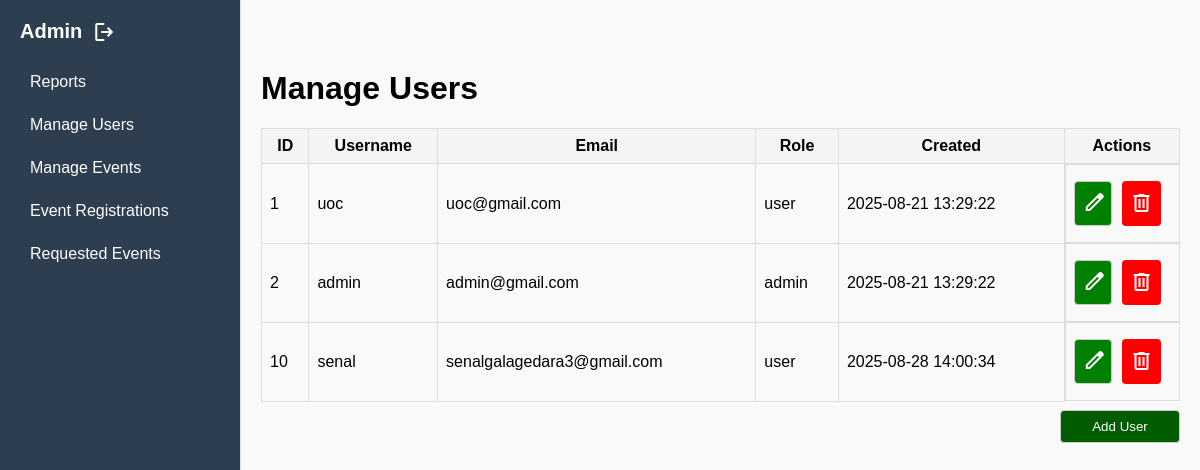
Screenshot of /admin.php?action=users (signed in) with the database file from the repository.
### tables this page shows
CREATE TABLE `users` (
  `id` int(11) NOT NULL,
  `username` varchar(50) NOT NULL,
  `password_hash` char(64) NOT NULL,
  `role` enum('admin','user') NOT NULL DEFAULT 'user',
  `created_at` timestamp NOT NULL DEFAULT current_timestamp(),
  `email` varchar(100) NOT NULL
);

### admin.php (the view, shortened to what this page needs)
<?php
require_once 'config.php';
$action = $_GET['action'] ?? 'reports';
$users = [];
$reports = [];
if ($action === "users") {
  $res = $conn->query("SELECT * FROM users ORDER BY id ASC");
  while ($row = $res->fetch_assoc()) $users[] = $row;
}
?>
<!DOCTYPE html>
<html>
<head>
  <link rel="stylesheet" href="styles/admin.css">
</head>
<body>
  <div class="admin-container">
    <div class="sidebar">
      <div style="display: flex; ">
        <h2 style="color:white;">Admin</h2>
        <a href="logout.php" class="logout" style="margin-top: -10px;">
          <span class="material-symbols-outlined">logout</span>
        </a>
      </div>
      <a class="hov <?= ($action === 'reports' ? 'active' : '') ?>" href="?action=reports">Reports</a>
      <a class="hov <?= ($action === 'users' ? 'active' : '') ?>" href="?action=users">Manage Users</a>
      <a class="hov <?= ($action === 'events' ? 'active' : '') ?>" href="?action=events">Manage Events</a>
      <a class="hov <?= ($action === 'event_registrations' ? 'active' : '') ?>" href="?action=event_registrations">Event Registrations</a>
      <a class="hov <?= ($action === 'requested_events' ? 'active' : '') ?>" href="?action=requested_events">Requested Events</a>
    </div>
    <div class="content">
      <?php if ($action === "reports"): ?>
        <h1>Event Reports</h1>
        <table>
          <tr>
            <th>ID</th>
            <th>Event</th>
            <th>Type</th>
            <th>Total Registrations</th>
          </tr>
          <?php foreach ($reports as $r): ?>
            <tr>
              <td><?= $r['id'] ?></td>
              <td><?= htmlspecialchars($r['title']) ?></td>
              <td><span class="type-badge type-<?= $r['type'] ?>"><?= ucfirst($r['type']) ?></span></td>
              <td><?= $r['total'] ?></td>
            </tr>
          <?php endforeach; ?>
          <?php if (count($reports) === 0): ?><tr><td colspan="4">No data</td></tr><?php endif; ?>
        </table>
      <?php elseif ($action === "users"): ?>
        <h1>Manage Users</h1>
        <table>
          <tr>
            <th>ID</th>
            <th>Username</th>
            <th>Email</th>
            <th>Role</th>
            <th>Created</th>
            <th>Actions</th>
          </tr>
          <?php foreach ($users as $u): ?>
            <tr>
              <td><?= $u['id'] ?></td>
              <td><?= htmlspecialchars($u['username']) ?></td>
              <td><?= htmlspecialchars($u['email']) ?></td>
              <td><?= $u['role'] ?></td>
              <td><?= $u['created_at'] ?></td>
              <td style="display: flex;">
                <button style="width: 40%; background-color:green; color:white; cursor:pointer;" onclick="document.getElementById('editUser<?= $u['id'] ?>').style.display='flex'"><span class="material-symbols-outlined">edit</span></button>
                <a style="width: 40%; background-color:red; color:white; margin:8px auto; text-align:center; border-radius: 4px;" href="?action=delete_user&id=<?= $u['id'] ?>" onclick="return confirm('Delete?')"><span class="material-symbols-outlined" style="margin-top: 10px;">delete</span></a>
              </td>
            </tr>
          <?php endforeach; ?>
        </table>
        <button class="addinput" onclick="document.getElementById('addUser').style.display='flex'">Add User</button>
      <?php endif; ?>
    </div>
  </div>
</body>
</html>

### styles/admin.css (style rules this page uses)
body { margin: 0; font-family: Arial, sans-serif; background: #f9f9f9; }
.admin-container { display: flex; min-height: 100vh; }
.sidebar { width: 200px; background: #2c3e50; border-right: 1px solid #ddd; padding: 20px; }
.sidebar h2 { margin: 0 0 20px; font-size: 20px; }
.sidebar a { display: block; padding: 10px; color: #fff; text-decoration: none; margin-bottom: 5px; border-radius: 6px; }
.content { flex: 1; padding: 20px !important; margin-top: 50px; }
h1 { margin-top: 0; }
input, select, textarea, button { display: block; width: 100%; margin: 8px 0; padding: 8px; border: 1px solid #ccc; border-radius: 4px; }
table { width: 100%; border-collapse: collapse; margin-top: 10px; }
th, td { border: 1px solid #ddd; padding: 8px; }
th { background: #f4f4f4; }
.addinput { background-color: rgb(0, 92, 0); color: #fff; width: 10%; right: 20px !important; position: absolute; }

### rows the page displays
users: id "1", username "uoc", email "uoc@gmail.com", role "user", created_at "2025-08-21 13:29:22"
users: id "2", username "admin", email "admin@gmail.com", role "admin", created_at "2025-08-21 13:29:22"
users: id "10", username "senal", email "senalgalagedara3@gmail.com", role "user", created_at "2025-08-28 14:00:34"
